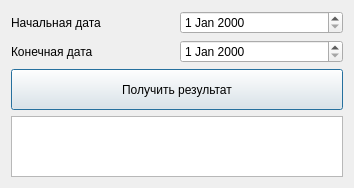
<?xml version="1.0" encoding="UTF-8"?>
<ui version="4.0">
 <class>Profit</class>
 <widget class="QDialog" name="Profit">
  <property name="geometry">
   <rect>
    <x>0</x>
    <y>0</y>
    <width>354</width>
    <height>188</height>
   </rect>
  </property>
  <property name="windowTitle">
   <string>Dialog</string>
  </property>
  <layout class="QGridLayout" name="gridLayout">
   <item row="0" column="0">
    <layout class="QHBoxLayout" name="horizontalLayout">
     <item>
      <layout class="QVBoxLayout" name="verticalLayout">
       <item>
        <widget class="QLabel" name="beginD">
         <property name="text">
          <string>Начальная дата</string>
         </property>
        </widget>
       </item>
       <item>
        <widget class="QLabel" name="endD">
         <property name="text">
          <string>Конечная дата</string>
         </property>
        </widget>
       </item>
      </layout>
     </item>
     <item>
      <layout class="QVBoxLayout" name="verticalLayout_2">
       <item>
        <widget class="QDateEdit" name="beginDate"/>
       </item>
       <item>
        <widget class="QDateEdit" name="endDate"/>
       </item>
      </layout>
     </item>
    </layout>
   </item>
   <item row="1" column="0">
    <widget class="QPushButton" name="result">
     <property name="minimumSize">
      <size>
       <width>141</width>
       <height>41</height>
      </size>
     </property>
     <property name="text">
      <string>Получить результат</string>
     </property>
    </widget>
   </item>
   <item row="2" column="0">
    <widget class="QTableView" name="profit">
     <property name="minimumSize">
      <size>
       <width>0</width>
       <height>31</height>
      </size>
     </property>
    </widget>
   </item>
  </layout>
 </widget>
 <resources/>
 <connections/>
</ui>
